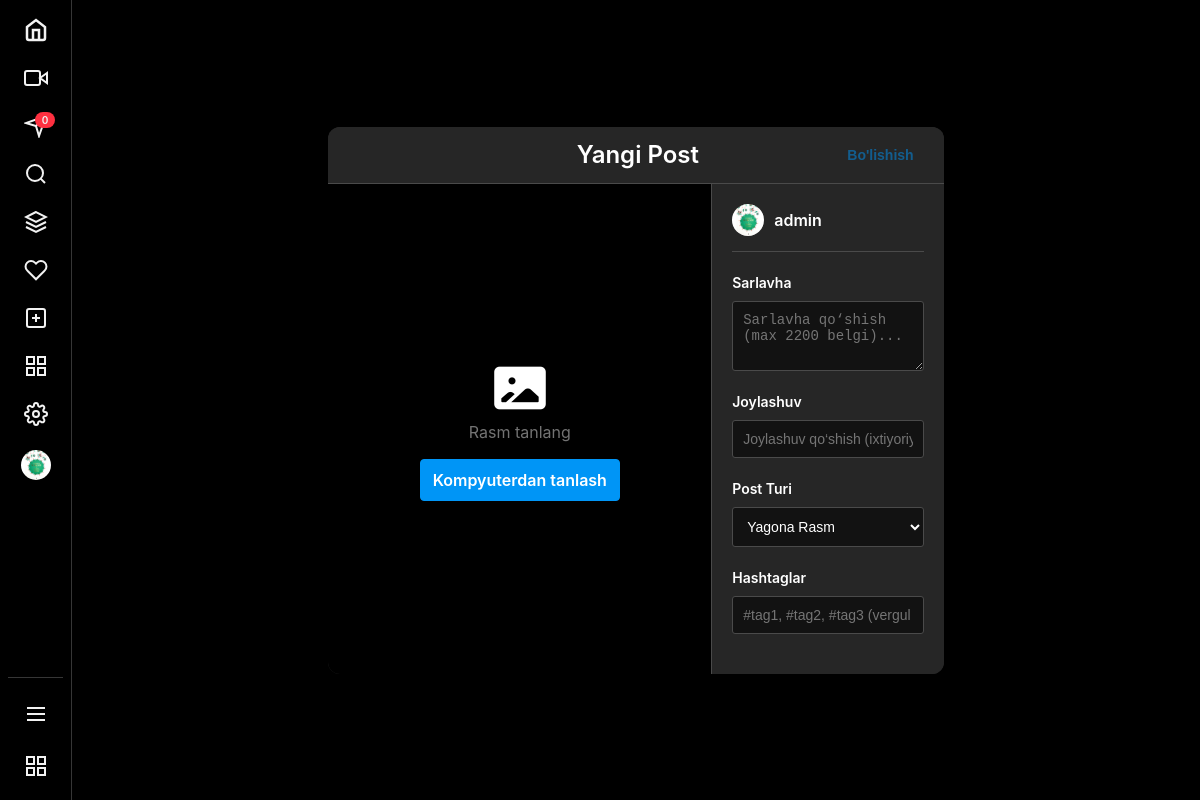
Page /post_create/ (signed in) on the committed database.
### users/models.py (models this page shows, shortened)
class UserProfile(AbstractUser):
    bio = models.TextField(max_length=300, blank=True, null=True)
    profile_picture = models.ImageField(upload_to='profile_pictures/', blank=True, null=True, default='profile_pictures/user.png')

### posts/views.py (the view)
# urls.py: path('post_create/', post_create, name='post_create'),
@login_required
def post_create(request):
    if request.method == 'POST':
        form = InstagramPostCreateForm(request.POST, request.FILES)
        if form.is_valid():
            new_post = form.save(commit=False)
            new_post.author = request.user
            new_post.save()
            return redirect('posts:post_list')
    else:
        form = InstagramPostCreateForm()
    return render(request, 'posts/post_create.html', {'form': form})

### posts/forms.py
class InstagramPostCreateForm(forms.ModelForm):
    caption = forms.CharField(
        widget=forms.Textarea(attrs={'rows': 3, 'placeholder': 'Sarlavha qo‘shish (max 2200 belgi)...'}),
        required=False
    )
    class Meta:
        model = InstagramPost
        fields = ('image', 'caption', 'hashtags', 'location', 'post_type')
        widgets = {
            'image': forms.FileInput(attrs={'accept': 'image/*'}),
            'location': forms.TextInput(attrs={'placeholder': 'Joylashuv qo‘shish (ixtiyoriy)'}),
            'hashtags': forms.TextInput(attrs={'placeholder': '#tag1, #tag2, #tag3 (vergul bilan ajrating)'}),
            'post_type': forms.Select(attrs={'class': 'form-select'}),
        }

### templates/posts/post_create.html (shortened to what this page needs)
{% extends "base.html" %}
{% block content %}
{% if user.is_authenticated %}
<div class="create-modal">
    <form method="POST" enctype="multipart/form-data" id="post-create-form">
        <header class="modal-header">
            <h2 style="color: white;"> Yangi Post</h2>
            <button type="submit" class="post-btn" id="submit-post-btn" disabled
                style="color:#0095f6;">Bo'lishish</button>
        </header>
        <div class="modal-content">
            <div class="media-preview-column">
                <div class="placeholder" id="image-placeholder">
                    <img
                        alt="image">
                    <p>Rasm tanlang</p>
                    <label for="id_image" class="custom-file-upload">
                        Kompyuterdan tanlash
                    </label>
                </div>
            </div>
            <div class="form-column">
                <div class="user-info">
                    <div class="user-avatar"><img style="width: 100%; height: 100%; border-radius: 50%; object-fit: cover;" src="{{ request.user.profile_picture.url }}" alt=""></div>
                    <span class="username">{{ user.username }}</span>
                </div>
                <div class="form-field">
                    <label for="{{ form.caption.id_for_label }}" style="color: white;">Sarlavha</label>
                    {{ form.caption }}
                </div>
                <div class="form-field">
                    <label for="{{ form.location.id_for_label }}" style="color: white;">Joylashuv</label>
                    {{ form.location }}
                </div>
                <div class="form-field">
                    <label for="{{ form.post_type.id_for_label }}" style="color: white;">Post Turi</label>
                    {{ form.post_type }}
                </div>
                <div class="form-field">
                    <label for="{{ form.hashtags.id_for_label }}" style="color: white;">Hashtaglar</label>
                    {{ form.hashtags }}
                </div>
            </div>
        </div>
    </form>
</div>
{% else %}
<p>Post qo'shish uchun tizimga kirishingiz kerak.</p>
<a href="{% url 'login' %}">Kirish sahifasi</a>
{% endif %}
{% endblock content %}

### templates/base.html (shortened to what this page needs)
{% load static %}
<html lang="en">
<head>
  <link rel="stylesheet" href="{% static 'css/nav-bar.css' %}">
</head>
<body>
  <div id="app">
    <nav class="sidebar">
      <ul class="sidebar-menu">
        <li class="menu-item active">
          <a href="{% url 'posts:post_list' %}" class="menu-link">
            <svg class="menu-icon" viewBox="0 0 24 24" fill="none" stroke="currentColor" stroke-width="2">
              <path d="M3 9l9-7 9 7v11a2 2 0 0 1-2 2H5a2 2 0 0 1-2-2z"></path>
              <polyline points="9 22 9 12 15 12 15 22"></polyline>
            </svg>
          </a>
        </li>
        <li class="menu-item">
          <a href="{% url 'reels:list' %}" class="menu-link">
            <svg class="menu-icon" viewBox="0 0 24 24" fill="none" stroke="currentColor" stroke-width="2">
              <path d="M23 7l-7 5 7 5V7z"></path>
              <rect x="1" y="5" width="15" height="14" rx="2" ry="2"></rect>
            </svg>
          </a>
        </li>
        <li class="menu-item">
          <a href="{% url 'users:mesages' %}" class="menu-link">
            <svg class="menu-icon" viewBox="0 0 24 24" fill="none" stroke="currentColor" stroke-width="2">
              <path d="M22 2L11 13M22 2l-7 20-3-10-10-3 20-7z" />
            </svg>
            <span class="badge">0</span>
          </a>
        </li>
        <li class="menu-item">
          <a href="{% url 'users:search' %}" class="menu-link" id="sidebarSearchBtn">
            <svg class="menu-icon" viewBox="0 0 24 24" fill="none" stroke="currentColor" stroke-width="2">
              <circle cx="11" cy="11" r="8"></circle>
              <path d="m21 21-4.35-4.35"></path>
            </svg>
          </a>
        </li>
        <li class="menu-item">
          <a href="#" class="menu-link">
            <svg class="menu-icon" viewBox="0 0 24 24" fill="none" stroke="currentColor" stroke-width="2">
              <polygon points="12 2 2 7 12 12 22 7 12 2"></polygon>
              <polyline points="2 17 12 22 22 17"></polyline>
              <polyline points="2 12 12 17 22 12"></polyline>
            </svg>
          </a>
        </li>
        <li class="menu-item">
          <a href="#" class="menu-link">
            <svg class="menu-icon" viewBox="0 0 24 24" fill="none" stroke="currentColor" stroke-width="2">
              <path
                d="M20.84 4.61a5.5 5.5 0 0 0-7.78 0L12 5.67l-1.06-1.06a5.5 5.5 0 0 0-7.78 7.78l1.06 1.06L12 21.23l7.78-7.78 1.06-1.06a5.5 5.5 0 0 0 0-7.78z">
              </path>
            </svg>
          </a>
        </li>
        <li class="menu-item">
          <a href="{% url 'posts:post_create' %}" class="menu-link">
            <svg class="menu-icon" viewBox="0 0 24 24" fill="none" stroke="currentColor" stroke-width="2">
              <rect x="3" y="3" width="18" height="18" rx="2" ry="2"></rect>
              <line x1="12" y1="8" x2="12" y2="16"></line>
              <line x1="8" y1="12" x2="16" y2="12"></line>
            </svg>
          </a>
        </li>
        <li class="menu-item">
          <a href="#" class="menu-link">
            <svg class="menu-icon" viewBox="0 0 24 24" fill="none" stroke="currentColor" stroke-width="2">
              <rect x="3" y="3" width="7" height="7"></rect>
              <rect x="14" y="3" width="7" height="7"></rect>
              <rect x="14" y="14" width="7" height="7"></rect>
              <rect x="3" y="14" width="7" height="7"></rect>
            </svg>
          </a>
        </li>
        <li class="menu-item">
          <a href="{% url 'users:settings' %}" class="menu-link">
          </a>
        </li>
        <li class="menu-item">
          <a href="{% url 'users:profile' %}" class="menu-link">
            <img src="{{ request.user.profile_picture.url }}" class="profile-avatar" alt="User Profile Picture">
          </a>
        </li>
      </ul>
      <div class="sidebar-footer">
        <li class="menu-item more-menu-item" id="moreButton">
          <button class="menu-link more-btn">
            <svg viewBox="0 0 24 24" fill="none" stroke="currentColor" stroke-width="2" class="menu-icon">
              <line x1="3" y1="12" x2="21" y2="12"></line>
              <line x1="3" y1="6" x2="21" y2="6"></line>
              <line x1="3" y1="18" x2="21" y2="18"></line>
            </svg>
          </button>
        </li>
      </div>
      <button class="menu-link meta-btn">
        <svg class="menu-icon" viewBox="0 0 24 24" fill="none" stroke="currentColor" stroke-width="2">
          <rect x="3" y="3" width="7" height="7"></rect>
          <rect x="14" y="3" width="7" height="7"></rect>
          <rect x="14" y="14" width="7" height="7"></rect>
          <rect x="3" y="14" width="7" height="7"></rect>
        </svg>
      </button>
    </nav>
    <main class="main-content">
      {% block content %}
      {% endblock %}
    </main>
  </div>
</body>
</html>

### static/css/nav-bar.css (style rules this page uses)
* { margin: 0; padding: 0; box-sizing: border-box; }
:root { --text-primary: #000000; --text-secondary: #737373; --bg-primary: #ffffff; --sidebar-bg: #000000; --sidebar-text: #f2f2f2; --sidebar-hover-bg: #363636; --border-color: #363636; --accent-color: #0095f6; --badge-bg: #ff3040; font-family: -apple-system, BlinkMacSystemFont, 'Segoe UI', Roboto, Helvetica, Arial, sans-serif; line-height: 1.5; font-weight: 400; }
body { margin: 0; background-color: var(--bg-primary); color: var(--text-primary); }
.sidebar { width: 245px; height: 100vh; background-color: var(--sidebar-bg); border-right: 1px solid var(--border-color); padding: 8px 12px; display: flex; flex-direction: column; position: fixed; left: 0; top: 0; padding-top: 50px; }
.sidebar-menu { list-style: none; flex: 1; }
.menu-item { margin-bottom: 4px; }
.menu-link { display: flex; align-items: center; padding: 12px; text-decoration: none; border-radius: 8px; cursor: pointer; transition: background-color 0.2s ease, transform 0.1s ease; position: relative; border: none; color: var(--sidebar-text); background-color: transparent; }
.menu-link .menu-icon, .menu-link .menu-text, .menu-link span { color: var(--sidebar-text); transition: color 0.2s ease; }
.menu-item.active .menu-link { font-weight: 700; }
.menu-icon { width: 24px; height: 24px; margin-right: 16px; flex-shrink: 0; stroke: currentColor; }
.menu-item.active .menu-icon { stroke-width: 2.5; }
.badge { background-color: var(--badge-bg); color: white; border-radius: 10px; padding: 2px 8px; font-size: 12px; font-weight: 600; min-width: 20px; text-align: center; margin-left: auto; }
.profile-avatar { width: 30px; height: 30px; border-radius: 50%; flex-shrink: 0; }
.sidebar-footer { border-top: 1px solid var(--border-color); padding-top: 10px; }
.meta-btn { margin-bottom: 4px; text-align: left; width: 100%; }
.more-menu-item { position: relative; display: flex; justify-content: start; align-items: center; padding: 0; }
.more-btn { width: 100%; text-align: start; font-size: 16px; }
@media (max-width: 1264px) { .more-menu-item { padding: 4px 0; margin-bottom: 4px; } }
@media (max-width: 1264px) { .more-menu-item .menu-link { justify-content: center; padding: 10px 0; } }
.main-content { margin-left: 245px; padding: 40px; flex: 1; }
.main-content p { color: var(--text-secondary); font-size: 16px; }
@media (max-width: 1264px) { .sidebar { width: 72px; padding: 8px; } }
@media (max-width: 1264px) { .menu-link { justify-content: center; padding: 10px 0; } }
@media (max-width: 1264px) { .menu-icon { margin-right: 0; } }
@media (max-width: 1264px) { .badge { position: absolute; top: 8px; right: 8px; padding: 0; width: 16px; height: 16px; font-size: 10px; line-height: 16px; } }
@media (max-width: 1264px) { .main-content { margin-left: 72px; } }

### rows in the picture
UserProfile: user.profile_picture (picture), username "admin"
